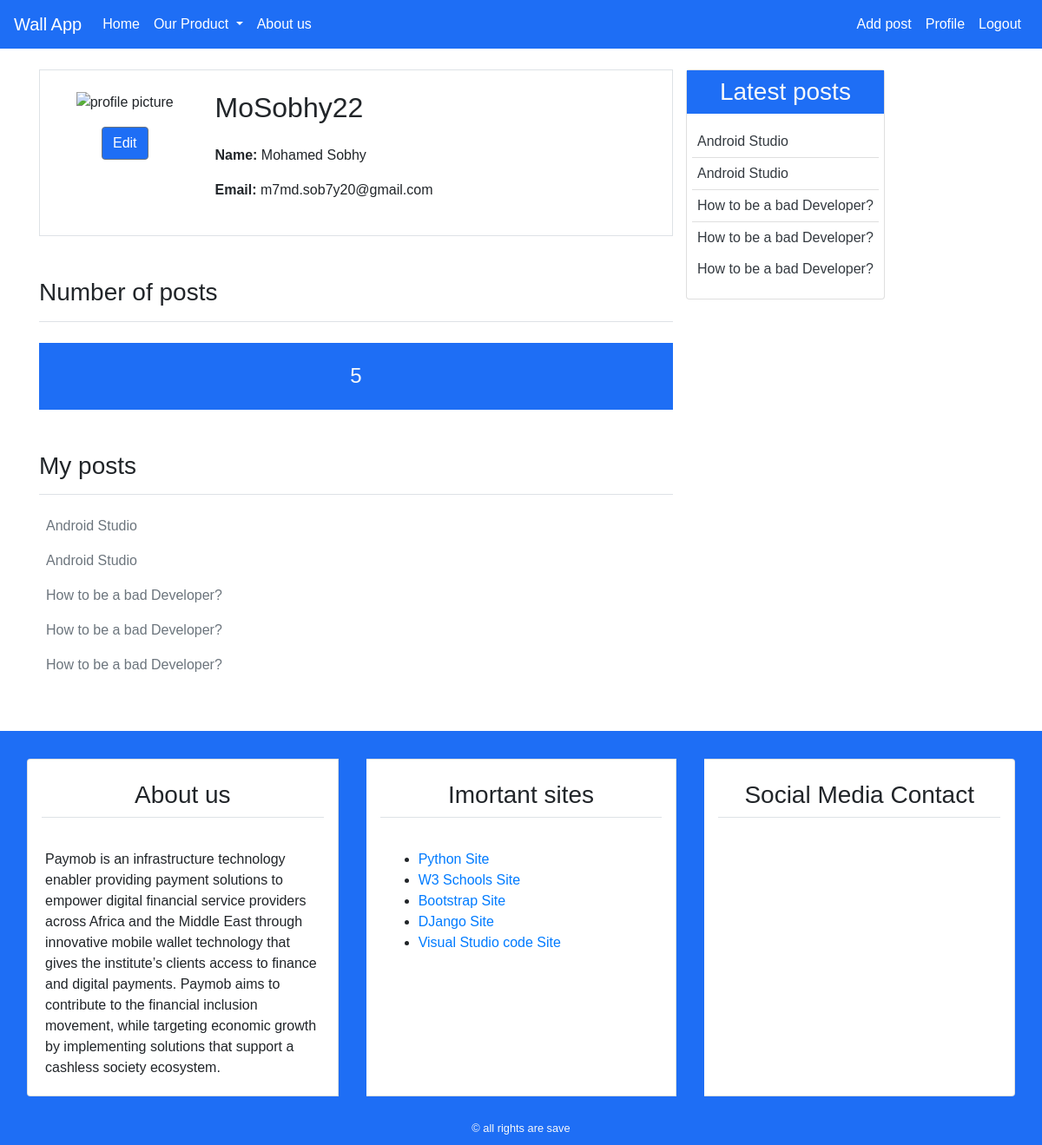
/profile/ (signed in), run on the app's committed database.
### blog/models.py (models this page shows, shortened)
class post(models.Model):
    title = models.CharField(max_length=100)
    content = models.TextField()
    post_date = models.DateTimeField(default=timezone.now)
    post_update = models.DateTimeField(auto_now=True)
    author = models.ForeignKey(User, on_delete=models.CASCADE)
    class Meta:
        ordering = ('-post_date',)

### user/views.py (the view)
# urls.py: path('profile/',views.profile, name='profile'),
def profile(request):
    posts = post.objects.filter(author=request.user)
    return render(request,'user/profile.html',{
        'title':'profile',
        'posts':posts,
    })

### user/templates/user/profile.html (shortened to what this page needs)
{% extends 'blog/base.html' %}
{% block content %}
<div class="border p-4 mb-5 ">
    <div class="row">
        <div class="col-md-3 text-center">
            <img class "img-fluid rounded-circle border m-2" width="120px" src="https://encrypted-tbn0.gstatic.com/images?q=tbn:ANd9GcSk_D0cVIucjIvQ_Iz5cQpRqL5l_omwNyeuetS6E-Ih88_7ZJrgNw&s" alt="profile picture">
            <div class="mt-3">
                <a class="btn btn-secondary bg-secondary" href="#"> Edit</a>
            </div>
        </div>
        <div class="col-md-9">
            <h2 class="mb-4">{{user.username}}</h2>
            <p class="font-weight-bold">Name: <span class="font-weight-normal">{{user.first_name}} {{user.last_name}}</span></p>
            <p class="font-weight-bold">Email: <span class="font-weight-normal">{{user.email}}</span></p>
        </div>
    </div>
</div>
<div class="row mb-5">
    <div class="col-md">
        <h3 class="border-bottom pb-3 mb-4">Number of posts</h3>
        <h4 class="bg-secondary text-center p-4 text-light">
            {{posts.count}}
        </h4>
        <h3 class="border-bottom mb-4 pb-3 mt-5">My posts</h3>
        {% for post in posts %}
        <ul class="pl-2">
            <a class="text-secondary" href="{% url 'detail' post.id %}">{{post.title}}</a>
        </ul>
        {% empty %}
        <h4 class="text-center mb-5 text-secondary"> No posts</h4>
        {% endfor %}
    </div>
</div>
{% endblock content %}

### blog/templates/blog/base.html (shortened to what this page needs)
{%  load static %}
<!DOCTYPE html>
<html>
    <head>
        <link rel="stylesheet" href="{% static 'blog/css/bootstrap.min.css' %}">
        <link rel="stylesheet" href="{% static 'blog/css/main.css' %}">
    </head>
    <body>
        <header>
                <nav class="navbar navbar-expand-lg navbar-light bg-secondary ">
                        <a class="navbar-brand color-white" href="{% url 'home' %}  "> Wall App</a>
                        <div class="collapse navbar-collapse" id="navbarSupportedContent">
                          <ul class="navbar-nav mr-auto">
                            <li class="nav-item active">
                              <a class="nav-link color-white" href="{% url 'home' %}">Home <span class="sr-only">(current)</span></a>
                            </li>
                            <li class="nav-item dropdown">
                              <a class="nav-link dropdown-toggle color-white" href="#" id="navbarDropdown" role="button" data-toggle="dropdown" aria-haspopup="true" aria-expanded="false">
                                Our Product
                              </a>
                            </li>
                            <li class="nav-item">
                                    <a class="nav-link color-white"  href="{% url 'about' %}">About us </a>
                                  </li>
                          </ul>
                          {% if user.is_authenticated %}
                          <ul class="navbar-nav ">
                            <li class="nav-item"><a class='nav-link color-white' href="{% url 'new_post' %}">Add post</a></li>
                            <li class="nav-item"><a class='nav-link color-white' href="{% url 'profile' %}">Profile</a></li>
                            <li class="nav-item"><a class='nav-link color-white' href="{% url 'logout' %}">Logout</a></li>
                        </ul>
                          {% else %}
                          <ul class="navbar-nav ">
                            <li class="nav-item"><a class='nav-link color-white' href="{% url 'login' %}">Login</a></li>
                            <li class="nav-item"><a class='nav-link color-white' href="{% url 'register' %}">Sign up</a></li>
                        </ul>
                          {% endif %}
                        </div>
                 </nav>
        </header>
        <section>
            <div class="container">
                <div class="row mt-4">
                    <div class="col-md-8">
                        {% block content %}
                        {% endblock content %}
                    </div>
                    <div class="col-md-d">
                        <div class="card mb-3">
                            <h3 class="text-center bg-secondary text-light p-2">Latest posts</h3>
                            {% include 'blog/latest_post.html' %}
                        </div>
                    </div>
                </div>
            </div>
        </section>
        <footer class="bg-secondary">
            <div class="container-fluid">
                <div class="row">
                    <div class="col-md">
                        <div class="card-group mt-3">
                            <div class="card m-3">
                                <h3 class="card-title text-center border-bottom p-2 m-3">About us </h3>
                                <div class="card-body">
                                        Paymob is an infrastructure technology enabler providing payment solutions to empower digital financial service providers across Africa and the Middle East through innovative mobile wallet technology that gives the institute’s clients access to finance and digital payments. Paymob aims to contribute to the financial inclusion movement, while targeting economic growth by implementing solutions that support a cashless society ecosystem.
                                </div>
                            </div>
                            <div class="card m-3">
                                    <h3 class="card-title text-center border-bottom p-2 m-3">Imortant sites </h3>
                                    <div class="card-body">
                                        <ul>
                                            <li><a href="https://www.python.org" target="_blank">Python Site</a></li>
                                            <li><a href="https://www.w3schools.com" target="_blank">W3 Schools Site</a></li>
                                            <li><a href="https://getbootstrap.com" target="_blank">Bootstrap Site</a></li>
                                            <li><a href="https://www.djangoproject.com" target="_blank">DJango Site</a></li>
                                            <li><a href="https://code.visualstudio.com"target="_blank">Visual Studio code Site</a></li>
                                        </ul>
                                    </div>
                            </div>
                            <div class="card m-3">
                                    <h3 class="card-title text-center border-bottom p-2 m-3">Social Media Contact </h3>
                                    <h4 class="card-body text-center">
                                    </h4>
                            </div>
                        </div>
                    </div>
                </div>
                 <div class="row p-2">
                    <div class="col-md text-center">
                         <small class="text-light">&copy; all rights are save</small>
                     </div>
                 </div>
            </div>
        </footer>
    </body>
</html>

### blog/templates/blog/latest_post.html
<ul class="list-group-flush latest-post">
    {% for post in posts %}
    <li class="list-group-item latest-post-item">
        <a class="text-dark" href="{% url 'detail' post.id %}"> {{post.title}}</a>
        </li>
    {% endfor %}
</ul>

### blog/static/blog/css/main.css (style rules this page uses)
body { font-family: 'Tajawal',sans-serif; }
.bg-secondary { background-color: #1E6EF5 !important; }
.color-white { color: #ffffff !important; }
.latest-post, .latest-comment { padding: 0 15px; }
.latest-post, .latest-post-item ,.latest-comment , .latest-comment-item { padding: 6px; }
.latest-post li:first-child, .latest-comment li:first-child { border-top: 0; }
.latest-post li:last-child, .latest-comment li:last-child { border-top: 0; padding-bottom: 0; }

### data on the page
post: title "Android Studio"
post: title "Android Studio"
post: title "How to be a bad Developer?"
post: title "How to be a bad Developer?"
post: title "How to be a bad Developer?"

### other printed values
{{ user.username }} "MoSobhy22"
{{ user.first_name }} "Mohamed"
{{ user.last_name }} "Sobhy"
{{ user.email }} "m7md.sob7y20@gmail.com"
{{ posts.count }} "5"
